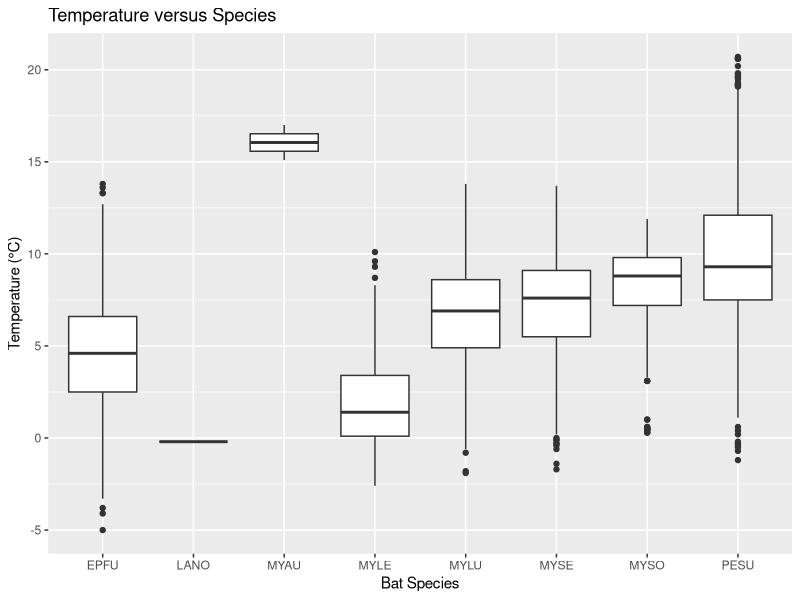
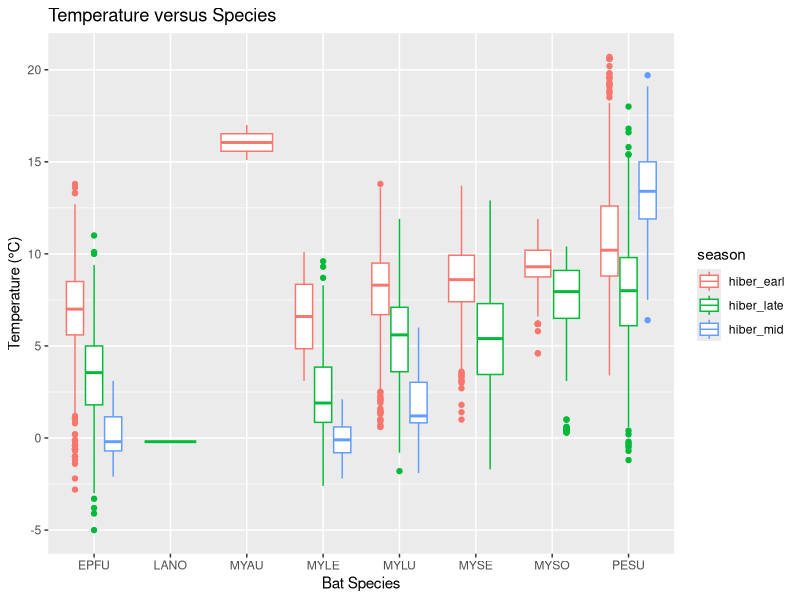
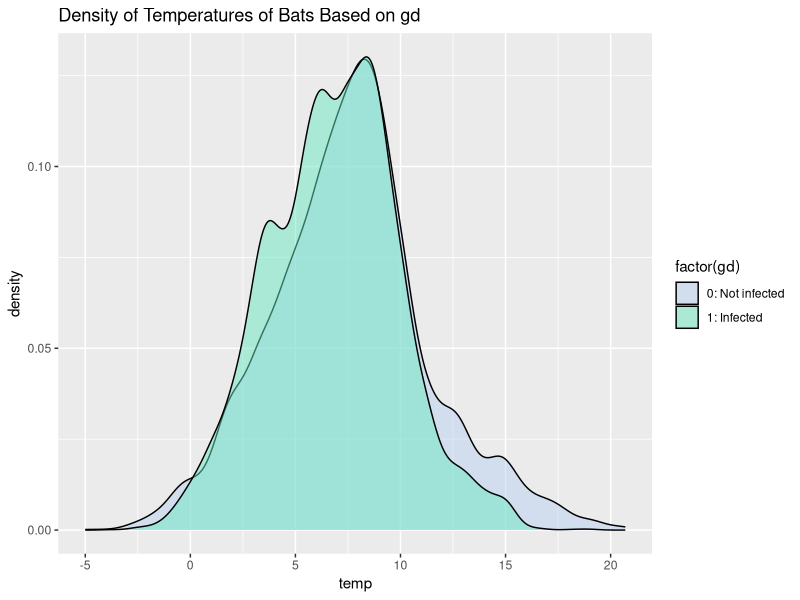

Source code (R) for these figures, in order:
rm(list=ls()) # clears workspace

#load important packages##
library(ggplot2)
library(gridExtra)
library(viridis)
library(dplyr)


# Load in US Bat Temp data
batdat=read.csv("us_bat_temps.csv") 

# Check amount of entries that are "NA"
colSums(is.na(batdat))

# Remove any rows that have missing values
bat_clean <- batdat[complete.cases(batdat), ]

# Filter by the bat species that is equal to "BAT"
filt <- bat_clean %>% filter(type == "BAT")

# Plot 
ggplot(data=filt, aes(x = species, y = temp)) +
  geom_boxplot() + labs(title = "Temperature versus Species", x = "Bat Species", y = "Temperature (°C)")

# Add an extra layer to make the color of the graph be grouped by season

ggplot(data=filt, aes(x = species, y = temp, color = season)) +
  geom_boxplot() + labs(title = "Temperature versus Species", x = "Bat Species", y = "Temperature (°C)")

# Create a separate density plot in order to visualize temperatures of infected versus healthy bats
ggplot(data = filt, aes(x = temp, fill = factor(gd))) + geom_density(alpha=0.5) + 
  labs(title = "Density of Temperatures of Bats Based on gd") + scale_fill_manual(values = c("#B9CFF0", "#6DE8C3"),labels = c("0: Not infected", "1: Infected"))
